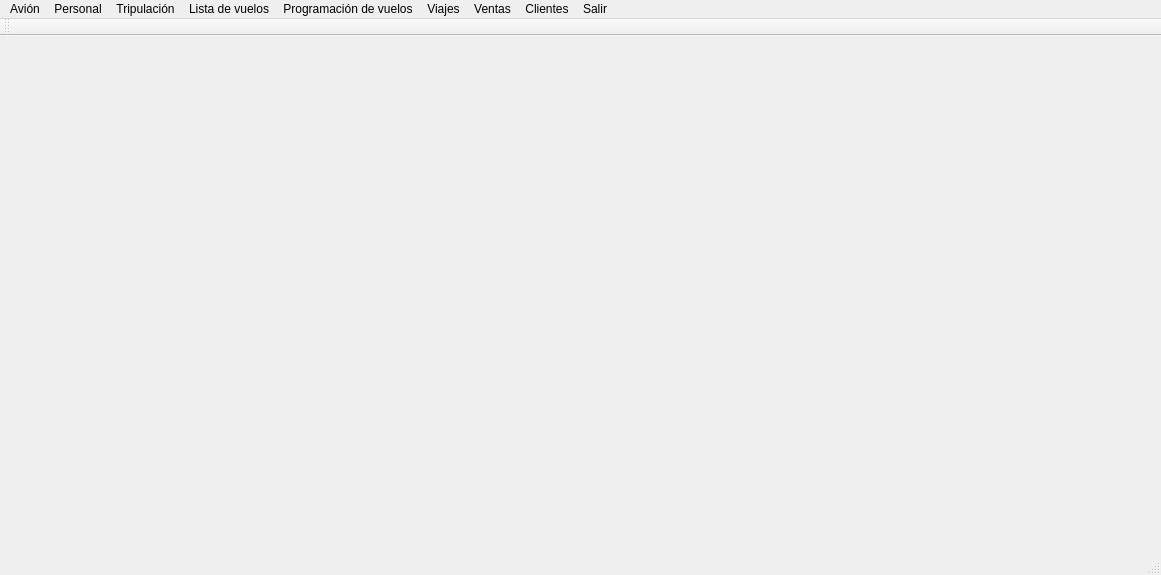
<?xml version="1.0" encoding="UTF-8"?>
<ui version="4.0">
 <class>MainWindow</class>
 <widget class="QMainWindow" name="MainWindow">
  <property name="geometry">
   <rect>
    <x>0</x>
    <y>0</y>
    <width>1161</width>
    <height>575</height>
   </rect>
  </property>
  <property name="windowTitle">
   <string>MainWindow</string>
  </property>
  <widget class="QWidget" name="centralWidget"/>
  <widget class="QMenuBar" name="menuBar">
   <property name="geometry">
    <rect>
     <x>0</x>
     <y>0</y>
     <width>1161</width>
     <height>26</height>
    </rect>
   </property>
   <widget class="QMenu" name="menuViajes">
    <property name="title">
     <string>Viajes</string>
    </property>
    <addaction name="actionRegistrar_viajes"/>
   </widget>
   <widget class="QMenu" name="menuClientes">
    <property name="title">
     <string>Clientes</string>
    </property>
    <addaction name="actionRegistrar_cliente"/>
    <addaction name="actionSeleccionar_categor_a_de_avi_n"/>
    <addaction name="actionLista_cliente"/>
    <addaction name="actionBuscar_cliente"/>
   </widget>
   <widget class="QMenu" name="menuVentas">
    <property name="title">
     <string>Ventas</string>
    </property>
    <addaction name="actionRegistrar_venta"/>
    <addaction name="actionBuscar_venta"/>
    <addaction name="actionListar_venta"/>
   </widget>
   <widget class="QMenu" name="menuSalir">
    <property name="title">
     <string>Salir</string>
    </property>
    <addaction name="actionAcerca_de"/>
    <addaction name="separator"/>
    <addaction name="actionSalir"/>
   </widget>
   <widget class="QMenu" name="menuLista_de_vuelos">
    <property name="title">
     <string>Lista de vuelos</string>
    </property>
    <addaction name="actionLista_Destinos"/>
    <addaction name="actionLista_Fechas"/>
   </widget>
   <widget class="QMenu" name="menuPersonal">
    <property name="title">
     <string>Personal</string>
    </property>
    <widget class="QMenu" name="menuListar_aeromoza">
     <property name="title">
      <string>Listar aeromozas</string>
     </property>
     <addaction name="actionBuscar_aeromoza"/>
    </widget>
    <widget class="QMenu" name="menuRegistrar_piloto">
     <property name="title">
      <string>Listar pilotos</string>
     </property>
     <addaction name="actionBuscar_piloto"/>
    </widget>
    <addaction name="actionRegistrar_aeromoza"/>
    <addaction name="actionRegistrar_piloto"/>
    <addaction name="menuListar_aeromoza"/>
    <addaction name="menuRegistrar_piloto"/>
   </widget>
   <widget class="QMenu" name="menuAvi_n">
    <property name="title">
     <string>Avión</string>
    </property>
    <addaction name="actionLista_aviones"/>
    <addaction name="actionRegistrar_avion"/>
    <addaction name="actionBuscar_avi_n"/>
   </widget>
   <widget class="QMenu" name="menuTripulaci_n">
    <property name="title">
     <string>Tripulación</string>
    </property>
    <addaction name="actionAeromoza_en_vuelo"/>
    <addaction name="actionRegistrar_piloto_en_avi_n"/>
    <addaction name="actionRegistrar_pasajero"/>
    <addaction name="actionListar_aeromoza_2"/>
    <addaction name="actionListar_aeromoza_3"/>
    <addaction name="actionListar_Piloto"/>
    <addaction name="actionBuscara_pilot"/>
   </widget>
   <widget class="QMenu" name="menuProgramaci_n_de_vuelos">
    <property name="title">
     <string>Programación de vuelos</string>
    </property>
    <widget class="QMenu" name="menuRegistrar_destino">
     <property name="title">
      <string>Registrar destino</string>
     </property>
     <addaction name="actionCategor_a_de_avi_n"/>
    </widget>
    <addaction name="menuRegistrar_destino"/>
    <addaction name="actionRegistrar_fecha"/>
   </widget>
   <addaction name="menuAvi_n"/>
   <addaction name="menuPersonal"/>
   <addaction name="menuTripulaci_n"/>
   <addaction name="menuLista_de_vuelos"/>
   <addaction name="menuProgramaci_n_de_vuelos"/>
   <addaction name="menuViajes"/>
   <addaction name="menuVentas"/>
   <addaction name="menuClientes"/>
   <addaction name="menuSalir"/>
  </widget>
  <widget class="QToolBar" name="mainToolBar">
   <attribute name="toolBarArea">
    <enum>TopToolBarArea</enum>
   </attribute>
   <attribute name="toolBarBreak">
    <bool>false</bool>
   </attribute>
  </widget>
  <widget class="QStatusBar" name="statusBar"/>
  <action name="actionRegistrar_aeromoza">
   <property name="text">
    <string>Registrar aeromoza</string>
   </property>
  </action>
  <action name="actionRegistrar_piloto">
   <property name="text">
    <string>Registrar piloto</string>
   </property>
  </action>
  <action name="actionAeromoza_en_vuelo">
   <property name="text">
    <string>Registrar aeromoza en avión</string>
   </property>
  </action>
  <action name="actionRegistrar_piloto_en_avi_n">
   <property name="text">
    <string>Registrar piloto en avión</string>
   </property>
  </action>
  <action name="actionDestino">
   <property name="text">
    <string>Destino</string>
   </property>
  </action>
  <action name="actionSalida">
   <property name="text">
    <string>Salida</string>
   </property>
  </action>
  <action name="actionDestino_2">
   <property name="text">
    <string>Destino</string>
   </property>
  </action>
  <action name="actionTiempo_de_vuelo">
   <property name="text">
    <string>Tiempo de vuelo</string>
   </property>
  </action>
  <action name="actionBuscar_aeromoza">
   <property name="text">
    <string>Buscar aeromoza</string>
   </property>
  </action>
  <action name="actionBuscar_piloto">
   <property name="text">
    <string>Buscar piloto</string>
   </property>
  </action>
  <action name="actionRegistrar_cliente">
   <property name="text">
    <string>Registrar cliente...</string>
   </property>
  </action>
  <action name="actionRegistrar_pasajero">
   <property name="text">
    <string>Registrar pasajero</string>
   </property>
  </action>
  <action name="actionAcerca_de">
   <property name="text">
    <string>Acerca de...</string>
   </property>
  </action>
  <action name="actionSalir">
   <property name="text">
    <string>Salir...</string>
   </property>
  </action>
  <action name="actionRegistrar_venta">
   <property name="text">
    <string>Registrar venta</string>
   </property>
  </action>
  <action name="actionBuscar_venta">
   <property name="text">
    <string>Buscar venta</string>
   </property>
  </action>
  <action name="actionListar_venta">
   <property name="text">
    <string>Listar venta</string>
   </property>
  </action>
  <action name="actionSeleccionar_categor_a_de_avi_n">
   <property name="text">
    <string>Seleccionar categoría de avión...</string>
   </property>
  </action>
  <action name="actionCategor_a_de_avi_n">
   <property name="text">
    <string>Categoría de avión</string>
   </property>
  </action>
  <action name="actionRegistrar_fecha">
   <property name="text">
    <string>Registrar fecha</string>
   </property>
  </action>
  <action name="actionSeleccionar_fecha_de_vuelo">
   <property name="text">
    <string>Seleccionar fecha de vuelo</string>
   </property>
  </action>
  <action name="actionRegistrar_vendedor">
   <property name="text">
    <string>Registrar vendedor</string>
   </property>
  </action>
  <action name="actionBuscar_vendedor">
   <property name="text">
    <string>Buscar vendedor</string>
   </property>
  </action>
  <action name="actionDestinos">
   <property name="text">
    <string>Destinos</string>
   </property>
  </action>
  <action name="actionFecha">
   <property name="text">
    <string>Fecha</string>
   </property>
  </action>
  <action name="actionLista_Destinos">
   <property name="text">
    <string>Lista Destinos</string>
   </property>
  </action>
  <action name="actionLista_Fechas">
   <property name="text">
    <string>Lista Fechas</string>
   </property>
  </action>
  <action name="actionLista_cliente">
   <property name="text">
    <string>Lista cliente...</string>
   </property>
  </action>
  <action name="actionListar_aeromoza_2">
   <property name="text">
    <string>Listar aeromoza</string>
   </property>
  </action>
  <action name="actionListar_aeromoza_3">
   <property name="text">
    <string>Buscar aeromoza</string>
   </property>
  </action>
  <action name="actionListar_Piloto">
   <property name="text">
    <string>Listar piloto</string>
   </property>
  </action>
  <action name="actionBuscara_pilot">
   <property name="text">
    <string>Buscara piloto</string>
   </property>
  </action>
  <action name="actionBuscar_cliente">
   <property name="text">
    <string>Buscar cliente...</string>
   </property>
  </action>
  <action name="actionLista_aviones">
   <property name="text">
    <string>Lista aviones</string>
   </property>
  </action>
  <action name="actionCategor_a">
   <property name="text">
    <string>Categoría</string>
   </property>
  </action>
  <action name="actionRegistrar_avion">
   <property name="text">
    <string>Registrar avion</string>
   </property>
  </action>
  <action name="actionBuscar_avi_n">
   <property name="text">
    <string>Buscar avión</string>
   </property>
  </action>
  <action name="actionRegistrar_viajes">
   <property name="text">
    <string>Registrar viajes...</string>
   </property>
  </action>
 </widget>
 <layoutdefault spacing="6" margin="11"/>
 <resources/>
 <connections/>
</ui>
